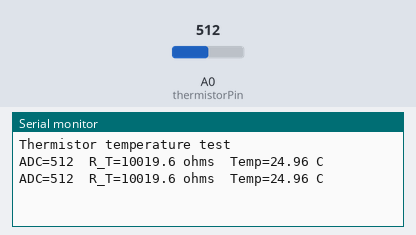
This sketch was run on a simulated Arduino Uno, built with avr-gcc and run on an emulated ATmega328P. Shown: the last lines printed to the serial monitor. Inputs (shaded band) come from the test bench; at power-on: A0 (thermistorPin) = 512.

Above: at 1.8 s.
1.9 s: A0 (thermistorPin) set to 1004
At 2.5 s:
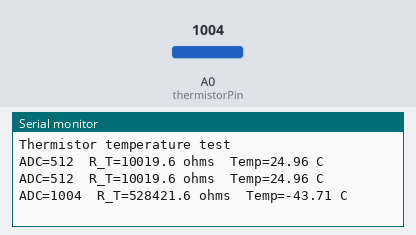
3.4 s: A0 (thermistorPin) set to 1023
At 4.8 s:
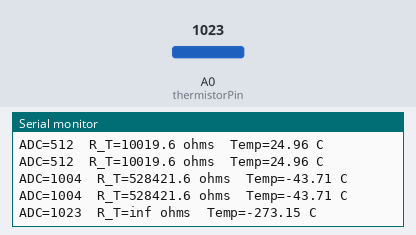

The sketch:

single_thermistor_test.ino
```cpp
const int thermistorPin = A0;
const float R_FIXED = 10000.0;  // your series resistor
const float BETA = 3950.0;
const float R0 = 10000.0;
const float T0 = 298.15;

void setup() {
  Serial.begin(9600);
  Serial.println("Thermistor temperature test");
}

void loop() {
  int adc = analogRead(thermistorPin);
  float vRatio = adc / 1023.0;

  // === pick one of these two ===
  //float R_T = R_FIXED * (1 / vRatio - 1);        // if thermistor on bottom
  float R_T = R_FIXED * (vRatio / (1 - vRatio));   // if thermistor on top

  float tempK = 1 / ((1 / T0) + (1 / BETA) * log(R_T / R0));
  float tempC = tempK - 273.15;

  Serial.print("ADC=");
  Serial.print(adc);
  Serial.print("  R_T=");
  Serial.print(R_T, 1);
  Serial.print(" ohms  Temp=");
  Serial.print(tempC, 2);
  Serial.println(" C");
  delay(1000);
}
```

Measured:
- the behaviour switches between 1022 and 1023 on A0 (thermistorPin) (found by bisection; images 1 and 2)
- after the input at 1.9 s, the serial monitor: prints a new line after 0.11 s (image 1)
- after the input at 3.4 s, the serial monitor: prints a new line after 0.61 s (image 2)
